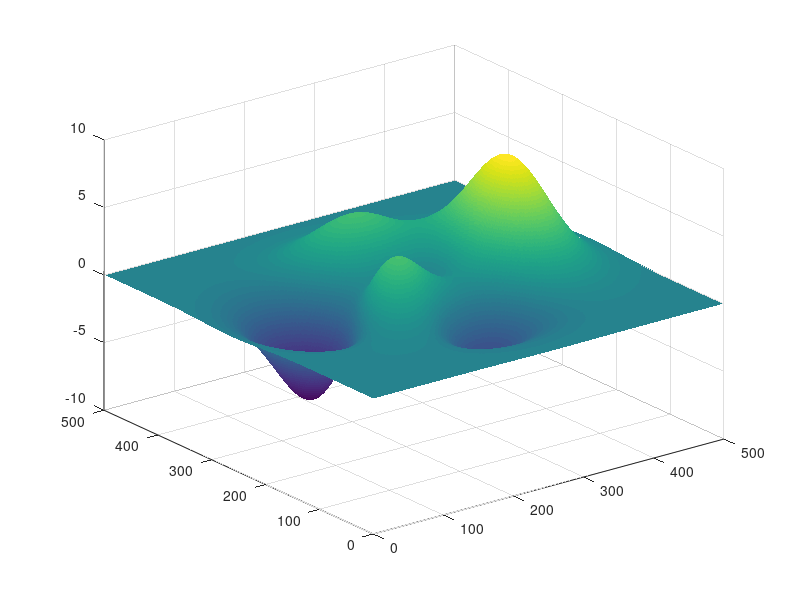

Source code (MATLAB): (Note: this script raises an error after producing the figure.)
clear
close all

% Imagem teste
figure;
p=surf(peaks(500).','EdgeAlpha',0.15);

% Início do código
[~,~,image] = peaks(500);
escala = 1;
azimute = 350; % em grau
x_inicial = 100.5;
y_inicial = 210.5;

% Encontra pixels iniciais
[x_p_inicial,y_p_inicial] = posicao_dist2pix(x_inicial,y_inicial,escala);
[M,N] = size(image);

% Encontra coordenadas finais de acordo com direcao
[x_final,y_final] = seleciona_maximas_coordenadas(M,N,azimute*pi/180,x_p_inicial,y_p_inicial,escala);

% Plota contorno
figure
contourf(image.')
hold on
plot([x_p_inicial x_final],[y_p_inicial y_final],'r','LineWidth',1.5)
plot(x_p_inicial,y_p_inicial,'*k','MarkerSize',8)

% Marca o tempo
tic
% Seleciona pixels onde a direcao passa
[x3,y3,z] = seleciona_quadrados_v3(image,x_inicial,y_inicial,x_final,y_final);
toc

tic
% Seleciona pixels onde a direcao passa
[x2,y2,z] = seleciona_quadrados_v2(image,x_inicial,y_inicial,x_final,y_final);
toc

tic
% Seleciona pixels onde a direcao passa
[x,y,z] = seleciona_quadrados(image,M,N,escala,x_inicial,y_inicial,x_final,y_final);
toc

%% Terra plana
% Retorna inclinacao das alturas achadas
[angulos] = retorna_inclinacao_plana(image,x,y);

% Transforma angulos em alturas
[h,d] = encontra_altitude_minima_plana(x,y,z,angulos);

% Plota alturas achadas
hold on
plot3(x,y,h,'r','LineWidth',1.5)

% Plota direcao com altura de visada encontrada
figure
plot(d,z)
hold on
grid on
plot(d,h,':r','LineWidth',1.5)
plot(d(1),h(1),'*k','MarkerSize',8)
xlabel('d')
ylabel('h')
title('Altitudes na direção traçada - Terra plana')

%% Terra esférica
R = 6000;
escala = 1;

% Retorna inclinacao das alturas achadas
[as, bs] = retorna_inclinacao_esferica(image,x,y,R,escala);

% Transforma angulos em alturas
[h,d] = encontra_altitude_minima_esferica(x,y,z,as,bs,escala,R);

% Plota alturas achadas
figure;
p=surf(peaks(500).','EdgeAlpha',0.15);
hold on
plot3(x,y,h,'r','LineWidth',1.5)

% Plota direcao com altura de visada encontrada
figure
plot((z+R).*sin(d/R),(z+R).*cos(d/R)-R)
hold on
grid on
plot((h+R).*sin(d/R),(h+R).*cos(d/R)-R,':r','LineWidth',1.5)
plot(d(1),h(1),'*k','MarkerSize',8)
xlabel('d')
ylabel('h')
title('Altitudes na direção traçada - Terra esférica')

% Plota direcao com altura de visada encontrada como se fosse Terra plana
figure
plot(d,z)
hold on
grid on
plot(d,h,':r','LineWidth',1.5)
plot(d(1),h(1),'*k','MarkerSize',8)
xlabel('d')
ylabel('h')
title('Altitudes na direção traçada - Valores da Terra esférica em Terra plana')
